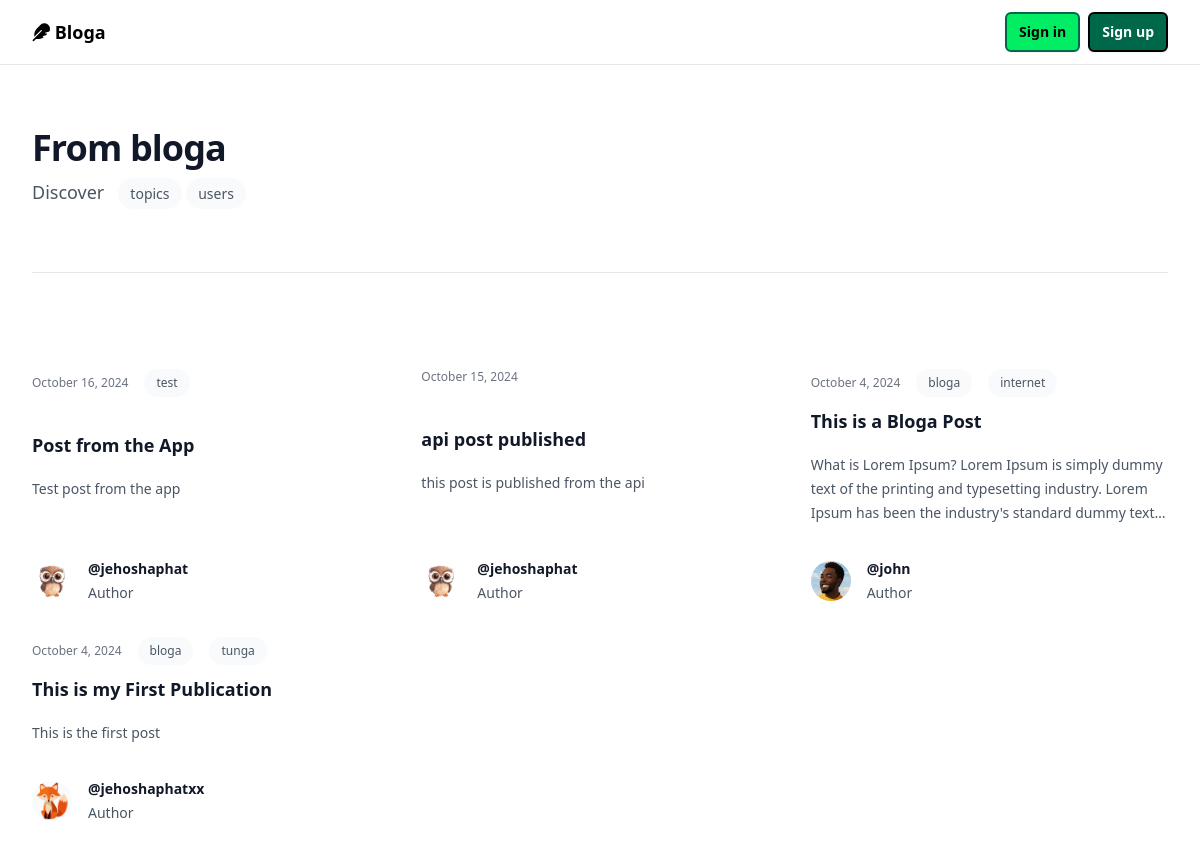
The page / on the database its author committed.
### blog/models.py (models this page shows, shortened)
class Posts(models.Model):
    class Status(models.TextChoices):
        DRAFT = 'DF', 'Draft'
        PUBLISHED = 'PB', 'Published'
    title = models.CharField(max_length=250, blank=False, null=False, default='New Blog')
    content = models.TextField()
    link = models.SlugField(unique=True, max_length=250)
    author = models.ForeignKey(User, on_delete=models.CASCADE, related_name='posts')
    status = models.CharField(
        max_length=2,
        choices=Status,
        default=Status.DRAFT
    )
    publish = models.DateTimeField(default=None, blank=True, null=True)
    created = models.DateTimeField(auto_now_add=True)
    updated = models.DateTimeField(auto_now=True)
    tags = TaggableManager()
    class Meta:
        ordering = ['-publish']
        indexes = [
            models.Index(fields=['-publish'])
        ]
        verbose_name = 'Post'
        verbose_name_plural = 'Posts'
    objects = models.Manager()
    published = PublishedManager()

### authentication/models.py (models this page shows, shortened)
class Profile(models.Model):
    user = models.OneToOneField(User, on_delete=models.CASCADE, related_name='profile')
    bio = models.TextField(blank=True)
    dp = models.ImageField(upload_to=secure_filestore, blank=True, null=True)
    follows = models.ManyToManyField(User, related_name='following', blank=True)
    followers = models.ManyToManyField(User, related_name='followers', blank=True)

### blog/views.py (the view)
# urls.py: 2. Add a URL to urlpatterns:  path('', views.home, name='home')
def home(request):
    user = request.user
    posts = Posts.published.all()
    context = {
        "user": user if user.is_authenticated else None,
        "posts": posts,
    }
    return render(request, 'blog/home.html', context)

### blog/models.py (called while the page is built)
    def get_queryset(self):
        return (
            super().get_queryset().filter(status=Posts.Status.PUBLISHED)
        )

### blog/templates/blog/home.html (shortened to what this page needs)
{% extends 'blog/base.html' %}
{% load static %}
{% block content %}
    <div class="bg-white py-24 sm:py-32">
        <div class="mx-auto max-w-7xl px-6 lg:px-8">
        <div class="mx-auto max-w-2xl lg:mx-0">
            <h2 class="text-3xl font-bold tracking-tight text-gray-900 sm:text-4xl">
                {%block heading%}From bloga{%endblock%}
            </h2>
            <p class="mt-2 text-lg leading-8 text-gray-600">
                {% block subheading %}
                    Discover &nbsp;
                    <a href="{% url 'blog:tags_list' %}" class="text-sm relative z-10 rounded-full bg-gray-50 px-3 py-1.5 font-medium text-gray-600 hover:bg-gray-100">topics</a>
                    <a href="{% url 'blog:user_list'%}" class="text-sm relative z-10 rounded-full bg-gray-50 px-3 py-1.5 font-medium text-gray-600 hover:bg-gray-100">users</a>
                {%endblock%}
            </p>
        </div>
        <div class="mx-auto mt-10 grid max-w-2xl grid-cols-1 gap-x-8 gap-y-8 border-t border-gray-200 pt-10 sm:mt-16 sm:pt-16 lg:mx-0 lg:max-w-none lg:grid-cols-3">
            {% for post in posts%}
            <article class="flex max-w-xl flex-col items-start justify-between">
            <div class="flex items-center gap-x-4 text-xs">
                <time datetime="{{post.publish|date:'Y-m-d'}}" class="text-gray-500">{{post.publish|date:'F j, Y'}}</time>
                {%for tag in post.tags.all %}
                    <a href="{% url 'blog:tag' tag%}" class="relative z-10 rounded-full bg-gray-50 px-3 py-1.5 font-medium text-gray-600 hover:bg-gray-100">{{tag.name}}</a>
                {% endfor %}
            </div>
            <div class="group relative">
                <h3 class="mt-3 text-lg font-semibold leading-6 text-gray-900 group-hover:text-gray-600">
                <a href="{% url 'blog:post' post.link%}">
                    <span class="absolute inset-0"></span>
                    {{post.title}}
                </a>
                </h3>
                <p class="mt-5 line-clamp-3 text-sm leading-6 text-gray-600">{{post.content}}</p>
            </div>
            <div class="relative mt-8 flex items-center gap-x-4">
                {% if post.author.profile.dp %}
                    <img src="{% static post.author.profile.dp.url %}" alt="" class="h-10 w-10 rounded-full bg-gray-50">
                {% else %}
                    <img src="{% static 'img/profile.png' %}" alt="" class="h-10 w-10 rounded-full bg-gray-50">
                {% endif %}
                <div class="text-sm leading-6">
                <p class="font-semibold text-gray-900">
                    <a href="{% url 'blog:profile' post.author.username %}">
                    <span class="absolute inset-0"></span>
                    @{{post.author.username}}
                    </a>
                </p>
                <p class="text-gray-600">Author</p>
                </div>
            </div>
            </article>
            {%empty%}
            <p class="text-lg">No Posts Yet</p>
            {%endfor%}
        </div>
        </div>
    </div>
{% endblock %}

### authentication/static/css/style.css (style rules this page uses)
html, :host { line-height: 1.5; -webkit-text-size-adjust: 100%; -moz-tab-size: 4; -o-tab-size: 4; tab-size: 4; font-family: ui-sans-serif, system-ui, sans-serif, "Apple Color Emoji", "Segoe UI Emoji", "Segoe UI Symbol", "Noto Color Emoji"; font-feature-settings: normal; font-variation-settings: normal; -webkit-tap-highlight-color: transparent; }
body { margin: 0; line-height: inherit; }
h1, h2, h3, h4, h5, h6 { font-size: inherit; font-weight: inherit; }
a { color: inherit; text-decoration: inherit; }
blockquote, dl, dd, h1, h2, h3, h4, h5, h6, hr, figure, p, pre { margin: 0; }
img, svg, video, canvas, audio, iframe, embed, object { display: block; vertical-align: middle; }
img, video { max-width: 100%; height: auto; }
.absolute { position: absolute; }
.relative { position: relative; }
.inset-0 { inset: 0px; }
.z-10 { z-index: 10; }
.mx-auto { margin-left: auto; margin-right: auto; }
.mt-10 { margin-top: 2.5rem; }
.mt-2 { margin-top: 0.5rem; }
.mt-3 { margin-top: 0.75rem; }
.mt-5 { margin-top: 1.25rem; }
.mt-8 { margin-top: 2rem; }
.line-clamp-3 { overflow: hidden; display: -webkit-box; -webkit-box-orient: vertical; -webkit-line-clamp: 3; }
.flex { display: flex; }
.grid { display: grid; }
.h-10 { height: 2.5rem; }
.w-10 { width: 2.5rem; }
.max-w-2xl { max-width: 42rem; }
.max-w-7xl { max-width: 80rem; }
.max-w-xl { max-width: 36rem; }
.grid-cols-1 { grid-template-columns: repeat(1, minmax(0, 1fr)); }
.flex-col { flex-direction: column; }
.items-start { align-items: flex-start; }
.items-center { align-items: center; }
.justify-between { justify-content: space-between; }
.gap-x-4 { -moz-column-gap: 1rem; column-gap: 1rem; }
.gap-x-8 { -moz-column-gap: 2rem; column-gap: 2rem; }
.gap-y-8 { row-gap: 2rem; }
.rounded-full { border-radius: 9999px; }
.border-t { border-top-width: 1px; }
.border-gray-200 { --tw-border-opacity: 1; border-color: rgb(229 231 235 / var(--tw-border-opacity)); }
.bg-gray-50 { --tw-bg-opacity: 1; background-color: rgb(249 250 251 / var(--tw-bg-opacity)); }
.bg-white { --tw-bg-opacity: 1; background-color: rgb(255 255 255 / var(--tw-bg-opacity)); }
.px-3 { padding-left: 0.75rem; padding-right: 0.75rem; }
.px-6 { padding-left: 1.5rem; padding-right: 1.5rem; }
.py-1\.5 { padding-top: 0.375rem; padding-bottom: 0.375rem; }
.py-24 { padding-top: 6rem; padding-bottom: 6rem; }
.pt-10 { padding-top: 2.5rem; }
.text-3xl { font-size: 1.875rem; line-height: 2.25rem; }
.text-lg { font-size: 1.125rem; line-height: 1.75rem; }
.text-sm { font-size: 0.875rem; line-height: 1.25rem; }
.text-xs { font-size: 0.75rem; line-height: 1rem; }
.font-bold { font-weight: 700; }
.font-medium { font-weight: 500; }
.font-semibold { font-weight: 600; }
.leading-6 { line-height: 1.5rem; }
.leading-8 { line-height: 2rem; }
.tracking-tight { letter-spacing: -0.025em; }
.text-gray-500 { --tw-text-opacity: 1; color: rgb(107 114 128 / var(--tw-text-opacity)); }
.text-gray-600 { --tw-text-opacity: 1; color: rgb(75 85 99 / var(--tw-text-opacity)); }
.text-gray-900 { --tw-text-opacity: 1; color: rgb(17 24 39 / var(--tw-text-opacity)); }
body { min-height: 100vh; }
@media (min-width: 640px) { .sm\:mt-16 { margin-top: 4rem; } }
@media (min-width: 640px) { .sm\:py-32 { padding-top: 8rem; padding-bottom: 8rem; } }
@media (min-width: 640px) { .sm\:pt-16 { padding-top: 4rem; } }
@media (min-width: 640px) { .sm\:text-4xl { font-size: 2.25rem; line-height: 2.5rem; } }
@media (min-width: 1024px) { .lg\:mx-0 { margin-left: 0px; margin-right: 0px; } }
@media (min-width: 1024px) { .lg\:max-w-none { max-width: none; } }
@media (min-width: 1024px) { .lg\:grid-cols-3 { grid-template-columns: repeat(3, minmax(0, 1fr)); } }
@media (min-width: 1024px) { .lg\:px-8 { padding-left: 2rem; padding-right: 2rem; } }

### rows shown on the page
Posts: publish "October 16, 2024", title "Post from the App", content "Test post from the app", author.dp (picture), author.username "jehoshaphat"
Tag: name "test"
Posts: publish "October 15, 2024", title "api post published", content "this post is published from the api", author.dp (picture), author.username "jehoshaphat"
Posts: publish "October 4, 2024", title "This is a Bloga Post", content "What is Lorem Ipsum? Lorem Ipsum is simply dummy text of the printing and typesetting industry. Lorem Ipsum has been the industry's standard dummy…", author.dp (picture), author.username "john"
Tag: name "bloga"
Tag: name "internet"
Posts: publish "October 4, 2024", title "This is my First Publication", content "This is the first post", author.dp (picture), author.username "jehoshaphatxx"
Tag: name "tunga"
